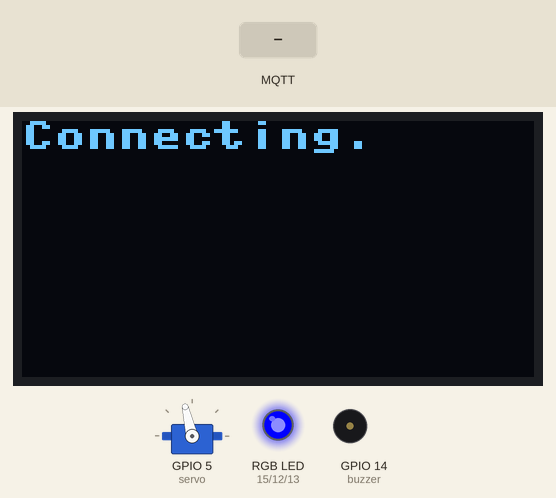
A program run on a simulated ESP32 board running MicroPython. On the bench: 128×64 one-colour display, servo, an RGB LED mixed from three pins (HIGH = lit), buzzer (waves = sounding). Dashed ring = blinking. The test bench sets the inputs (shaded band). WiFi joins after 1.5 s; no MQTT or app messages arrive unless stated; servo angles are drawn from the pulse width (0.5 ms = 0°, 2.5 ms = 180°); library files of the repository ran but are not shown: ssd1306.py; what the program prints to the serial console is not drawn. At 20.5 s the program stops and its outputs stay as they are.

Above: at 1.2 s.
1.3 s: MQTT message "1" arrives on the first subscribed topic
At 7.7 s:
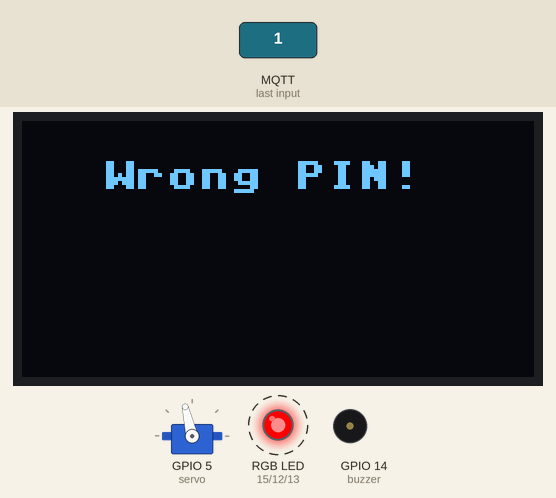
8.3 s: MQTT message "on" arrives on the first subscribed topic
At 12.0 s:
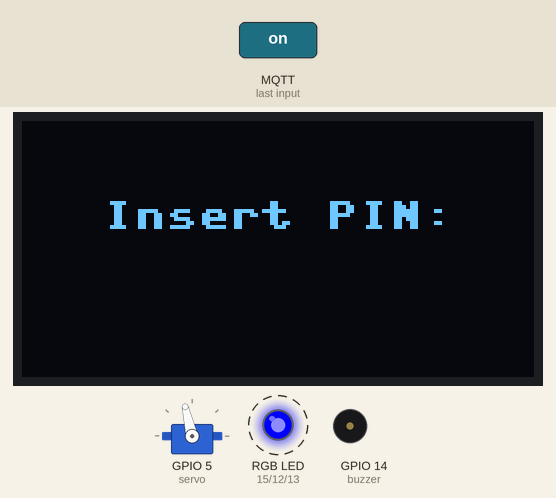
12.9 s: MQTT message "off" arrives on the first subscribed topic
At 16.9 s:
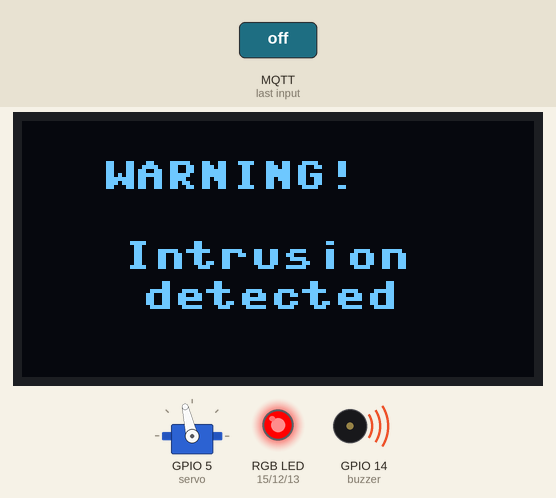
Timing chart, 0 to 21.9 s (numbered marks = the images above; inputs shaded):
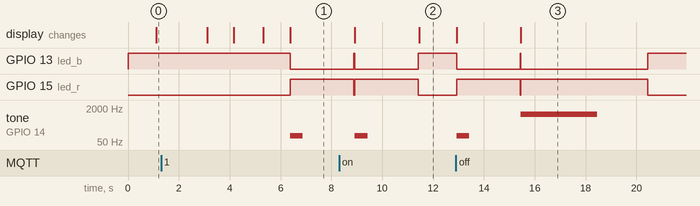

The program:

main.py
```python
# Vault project

# Imports
from machine import Pin, SoftI2C, PWM
import time
import ssd1306
import network
import ujson
from umqtt.simple import MQTTClient

# Pin Definitions
LED_PIN_R = 15   # Red LED pin
LED_PIN_G = 12   # Green LED pin
LED_PIN_B = 13   # Blue LED pin
BUZZER_PIN = 14  # Buzzer pin
SERVO_PIN = 5    # Servo pin

# OLED-Display Configuration
I2C_SCL_PIN = 22     # I2C SCL pin
I2C_SDA_PIN = 21     # I2C SDA pin
DISPLAY_WIDTH = 128  # OLED display width in pixels
DISPLAY_HEIGHT = 64  # OLED display height in pixels

# Servo Configuration
SERVO_FREQ = 50             # Servo motor frequency in Hz
SERVO_ANGLE_UNLOCKED = 246  # Servo angle for unlocked state
SERVO_ANGLE_LOCKED = 84     # Servo angle for locked state

# MQTT Configuration
MQTT_CLIENT_ID = "Guardify"             # MQTT client ID
MQTT_BROKER = 'test.mosquitto.org'      # MQTT broker address
MQTT_TOPIC = b'alert-push'              # MQTT topic to publish the alert message

# Password configuration
PASSWORD = b'1234'  # Change this to the desired password

# Buzzer Configuration
BUZZER_FREQ_WRONG = 100    # Frequency for wrong password
BUZZER_FREQ_ALARM = 1000   # Frequency for alarm
BUZZER_FREQ_SUCCESS = 500  # Frequency for successful unlock

# Global Variables
password_attempts = 0
is_locked = True
display = None
led_r = Pin(LED_PIN_R, Pin.OUT)
led_g = Pin(LED_PIN_G, Pin.OUT)
led_b = Pin(LED_PIN_B, Pin.OUT)
buzzer = PWM(Pin(BUZZER_PIN), freq=BUZZER_FREQ_WRONG, duty=0)
servo = PWM(Pin(SERVO_PIN))
user_password = None

def setup():
    # Initialize RGB LED pins
    led_r.off()
    led_g.off()
    led_b.on()

    # Initialize buzzer pin
    buzzer.duty(0)

    # Initialize OLED display
    i2c = SoftI2C(scl=Pin(I2C_SCL_PIN), sda=Pin(I2C_SDA_PIN))
    global display
    display = ssd1306.SSD1306_I2C(DISPLAY_WIDTH, DISPLAY_HEIGHT, i2c)
    display.text('Vault locked!', 20, 10)
    display.show()

    # Initialize servo
    servo.freq(SERVO_FREQ)
    servo.duty(SERVO_ANGLE_LOCKED)

    return led_r, led_g, led_b, buzzer, servo

def buzz(freq, duration):
    buzzer.freq(freq)  # Change the frequency
    buzzer.duty(512)  # Start the buzzer
    time.sleep(duration)
    buzzer.duty(0)  # Stop the buzzer

def unlock_vault():
    # Print the message for successful unlocking
    display.fill(0)
    display.text('Vault', 25, 10)
    display.text('Unlocked.', 25, 30)
    display.show()

    # Turn off the blue led
    led_b.off()

    # Turn on the green led and buzz at the same time
    led_g.on()
    buzz(BUZZER_FREQ_SUCCESS, 1)  # Moved this up to sound with the green light

    # Move the servo to open the door gradually
    for angle in range(SERVO_ANGLE_LOCKED, SERVO_ANGLE_UNLOCKED):
        servo.duty(angle)
        time.sleep(0.1)  # Pause briefly to allow the servo to move

    # Lock the vault automatically
    lock_vault()

def lock_vault():
    # Move the servo to close the door gradually
    for angle in range(SERVO_ANGLE_UNLOCKED, SERVO_ANGLE_LOCKED, -1):
        servo.duty(angle)
        time.sleep(0.1)  # Pause briefly to allow the servo to move

    # Display message and LEDs after door closure
    # Print the message for locking
    display.fill(0)
    display.text('Vault locked!', 20, 10)
    display.show()

    # Turn off the green led
    led_g.off()

    # Turn on the blue led
    led_b.on()

    # Emit a sound (optional, or use another frequency to indicate lock)
    buzz(BUZZER_FREQ_WRONG, 1)

    global is_locked
    is_locked = True

def trigger_alarm():
    global MQTT_TOPIC

    # Display a warning message on the OLED display
    display.fill(0)
    display.text('WARNING!', 20, 10)
    display.text('Intrusion', 25, 30)
    display.text('detected', 30, 40)
    display.show()

    # Turn on the red led
    led_r.on()

    # Turn off the blue led
    led_b.off()

    # Emit a sound
    buzz(BUZZER_FREQ_ALARM, 3)

    # Delay for a certain period of time (e.g., 2 seconds)
    time.sleep(2)

    # Return to the blue LED
    led_r.off()
    led_b.on()

    # Publish the alert message via MQTT
    client.publish(MQTT_TOPIC, "WARNING! Intrusion detected!")

def wrong_password():
    # Display a message of wrong PIN on the OLED display
    display.fill(0)
    display.text('Wrong PIN!', 20, 10)
    display.show()

    # Activate the red LED
    led_r.on()

    # Turn off the blue LED
    led_b.off()

    # Emit a sound for a wrong try
    buzz(BUZZER_FREQ_WRONG, 0.5)

    # Delay for a certain period of time (e.g., 1 second)
    time.sleep(2)

    # Return to the blue LED
    led_r.off()
    buzzer.duty(0)  # Stop the buzzer
    led_b.on()

    if password_attempts < 3:
        # Prompt for password input
        display.fill(0)
        display.text('Insert PIN:', 20, 20)
        display.show()

setup()

# Callback function to use when a msg is received from the broker
def subCallback(topic, msg):
    global user_password, password_attempts

    print(topic, msg)

    if(topic == MQTT_TOPIC):
        user_password = msg
        print(user_password)

        if(user_password == PASSWORD):
            unlock_vault()
            password_attempts = 0
            is_locked = False
        else:
            password_attempts += 1
            if password_attempts >= 3:
                wrong_password()
                trigger_alarm()
            else:
                wrong_password()

# Connect to MQTT broker
display.fill(0)
display.text('Connecting to', 0, 0)
display.text('WiFi...', 0, 10)
display.show()
time.sleep(1)
print("Connecting to WiFi", end="")
sta_if = network.WLAN(network.STA_IF)
sta_if.active(True)
sta_if.connect('Wokwi-GUEST', '')

while not sta_if.isconnected():
    display.fill(0)
    display.text('Connecting.', 0, 0)
    display.show()
    time.sleep(1)
    print(".", end="")
    time.sleep(1)

display.fill(0)
display.text('WiFi Connected!', 0, 0)
display.show()
time.sleep(1)
print(" Connected!")

print("Connecting to MQTT server... ", end="")
display.fill(0)
display.text('Connecting to', 0, 0)
display.text('MQTT server...', 0, 10)
display.show()
time.sleep(1)

try:
    client = MQTTClient(MQTT_CLIENT_ID, MQTT_BROKER)
    client.set_callback(subCallback)
    client.connect()
    client.subscribe(MQTT_TOPIC)

    display.fill(0)
    display.text('MQTT Connected!', 0, 0)
    display.show()
    time.sleep(1)
    print("Connected to MQTT broker!")
except Exception as ex:
    display.fill(0)
    display.text('Failed to', 0, 0)
    display.text('connect to MQTT', 0, 10)
    display.text('broker:', 0, 20)
    display.text(str(ex), 0, 30)
    display.show()
    time.sleep(1)
    print("Failed to connect to MQTT broker:", str(ex))

# Prompt for password input
display.fill(0)
display.text('Insert PIN:', 20, 20)
display.show()

while password_attempts < 3:
    client.check_msg()
```

Measured:
- after the input at 1.3 s, GPIO 13 (led_b): HIGH → LOW after 5.1 s; GPIO 15 (led_r): LOW → HIGH after 5.1 s; tone on GPIO 14 (buzzer): silent → 100 Hz after 5.1 s, → silent 0.50 s later; the display: first differs from a run without the input after 5.1 s (image 1)
- after the input at 8.3 s, tone on GPIO 14 (buzzer): silent → 100 Hz after 0.62 s, → silent 0.50 s later
- after the input at 12.9 s, GPIO 13 (led_b): HIGH → LOW at once, → HIGH 2.5 s later, → LOW 0.02 s later, → HIGH 5.0 s later; GPIO 15 (led_r): LOW → HIGH at once, → LOW 2.5 s later, → HIGH 0.02 s later, → LOW 5.0 s later
